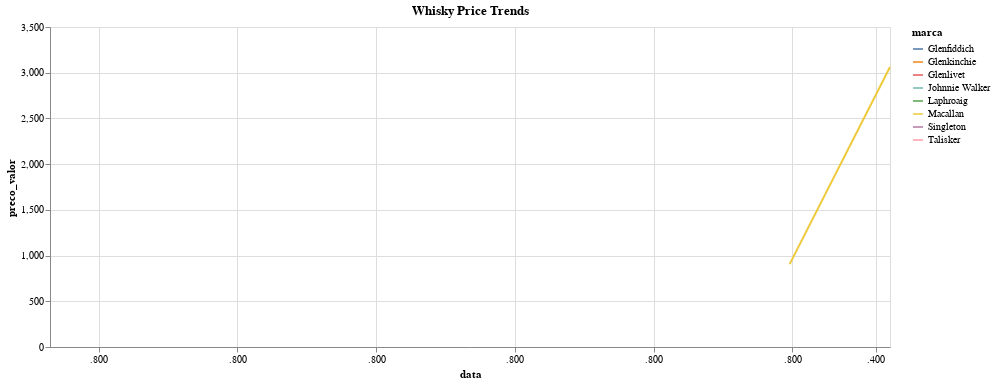

Notebook code for this chart:
### Code cell
chart = alt.Chart(plot_df).mark_line().encode(
    x='data:T',
    y='preco_valor:Q',
    color='marca'
).properties(
    title="Whisky Price Trends",
    width=840,
    height=320,
)
chart

### Figure 1 — Vega-Lite specification as saved in the notebook (floating-point values rounded to 4 significant figures)
{"config": {"view": {"continuousWidth": 400, "continuousHeight": 300}}, "data": {"name": "data-99f7aad180311a5932d669f0593d5d98"}, "mark": "line", "encoding": {"color": {"type": "nominal", "field": "marca"}, "x": {"type": "temporal", "field": "data"}, "y": {"type": "quantitative", "field": "preco_valor"}}, "height": 320, "title": "Whisky Price Trends", "width": 840, "$schema": "https://vega.github.io/schema/vega-lite/v4.8.1.json", "datasets": {"data-99f7aad180311a5932d669f0593d5d98": [{"data": "2022-04-01T11:56:13.450845", "marca": "Singleton", "preco_valor": 189.9}, {"data": "2022-04-01T11:56:14.943618", "marca": "Glenfiddich", "preco_valor": 284.9}, {"data": "2022-04-01T11:56:14.191140", "marca": "Glenkinchie", "preco_valor": 351.4}, {"data": "2022-04-01T11:56:15.728990", "marca": "Talisker", "preco_valor": 379.9}, {"data": "2022-04-01T11:56:16.482897", "marca": "Johnnie Walker", "preco_valor": 379.9}, {"data": "2022-04-01T11:56:17.251146", "marca": "Glenlivet", "preco_valor": 379.9}, {"data": "2022-04-01T11:56:17.946285", "marca": "Laphroaig", "preco_valor": 398.9}, {"data": "2022-04-01T11:56:18.780784", "marca": "Macallan", "preco_valor": 906.2}, {"data": "2022-04-01T11:56:19.503811", "marca": "Macallan", "preco_valor": 3062.0}]}}
